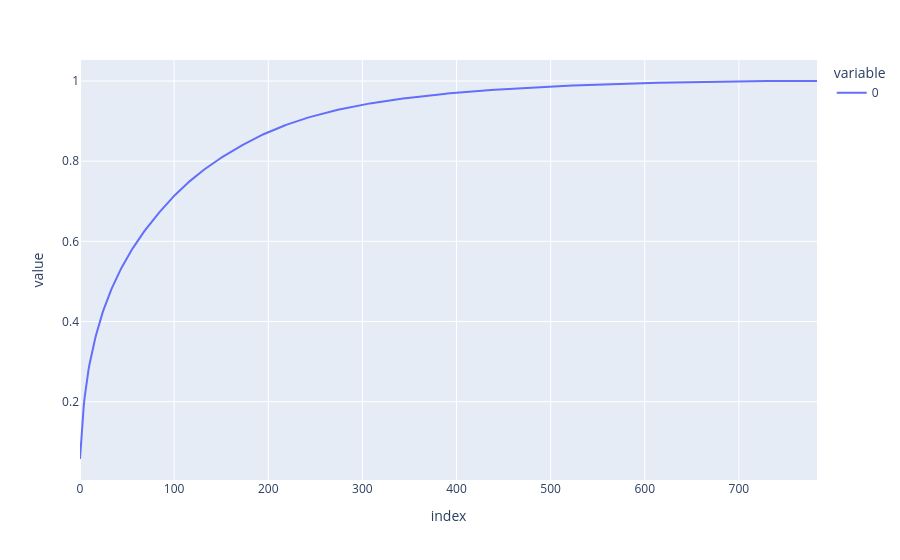

Write notebook code for a chart like this one.
### Code cell
px.line(np.cumsum(pca.explained_variance_ratio_))

### Figure 1 — Plotly figure (JSON) as saved in the notebook; plotly's stock layout.template omitted (floating-point values rounded to 4 significant figures; data arrays with more than 128 entries replaced by an {"elided": "..."} marker saying what was removed)
{"data": [{"hovertemplate": "variable=0<br>index=%{x}<br>value=%{y}<extra></extra>", "legendgroup": "0", "line": {"color": "#636efa", "dash": "solid"}, "marker": {"symbol": "circle"}, "mode": "lines", "name": "0", "orientation": "v", "showlegend": true, "type": "scatter", "x": {"elided": "784 int values"}, "xaxis": "x", "y": {"elided": "784 float values"}, "yaxis": "y"}], "layout": {"autosize": true, "legend": {"title": {"text": "variable"}, "tracegroupgap": 0}, "margin": {"t": 60}, "xaxis": {"anchor": "y", "autorange": true, "domain": [0, 1], "range": [0, 783], "title": {"text": "index"}, "type": "linear"}, "yaxis": {"anchor": "x", "autorange": true, "domain": [0, 1], "range": [0.004635, 1.052], "title": {"text": "value"}, "type": "linear"}}}
